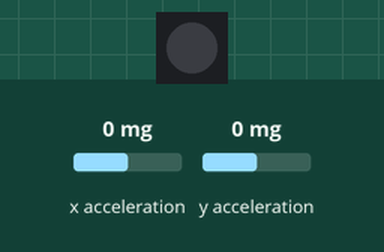
Simulated run of this program. Board: Calliope mini (MakeCode). On the bench: 1 RGB LEDs in strip order, left to right. The test bench sets the inputs (shaded band); at power-on: x acceleration 0 mg, y acceleration 0 mg. Dim RGB values are drawn brighter than linear.

Above: at 1.2 s.
1.3 s: x acceleration set to -1440 mg
At 2.2 s:
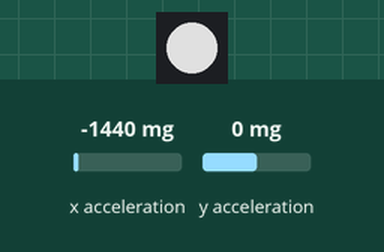
2.8 s: y acceleration set to -1440 mg
At 3.7 s:
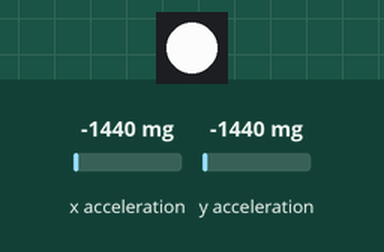
4.3 s: x acceleration set to -750 mg
At 5.2 s:
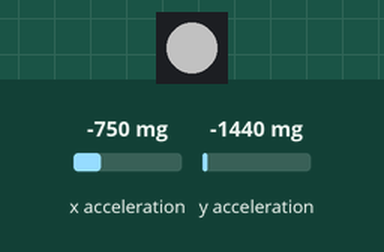
5.9 s: y acceleration set to -750 mg
At 6.7 s:
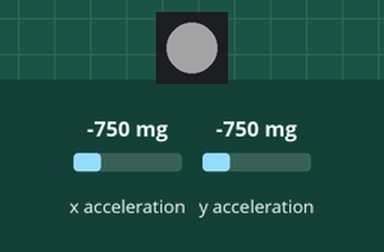
Timing chart, 0 to 8.4 s (numbered marks = the images above; inputs shaded):
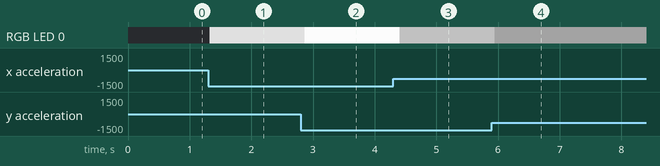

The program:

main.ts
```typescript
let gx = 0
let gy = 0
let res = 0
let k = 0
let bright = 0
basic.forever(function () {
    gx = input.acceleration(Dimension.X)
    gy = input.acceleration(Dimension.Y)
    res = Math.sqrt(gx * gx + gy * gy)
    k = 1
    bright = k * res
    basic.setLedColor(basic.rgbw(
    bright,
    bright,
    bright,
    0
    ))
    basic.pause(200)
})
```

test.ts
```typescript
// Hier kann man Tests durchführen; diese Datei wird nicht kompiliert, wenn dieses Paket als Erweiterung verwendet wird.
```

Measured:
- after the input at 1.3 s, RGB LED 0: off → RGB(160, 160, 160) at once
- after the input at 2.8 s, RGB LED 0: RGB(160, 160, 160) → RGB(244, 244, 244) after 0.06 s
- after the input at 4.3 s, RGB LED 0: RGB(244, 244, 244) → RGB(87, 87, 87) after 0.11 s
- after the input at 5.9 s, RGB LED 0: RGB(87, 87, 87) → RGB(36, 36, 36) after 0.05 s
